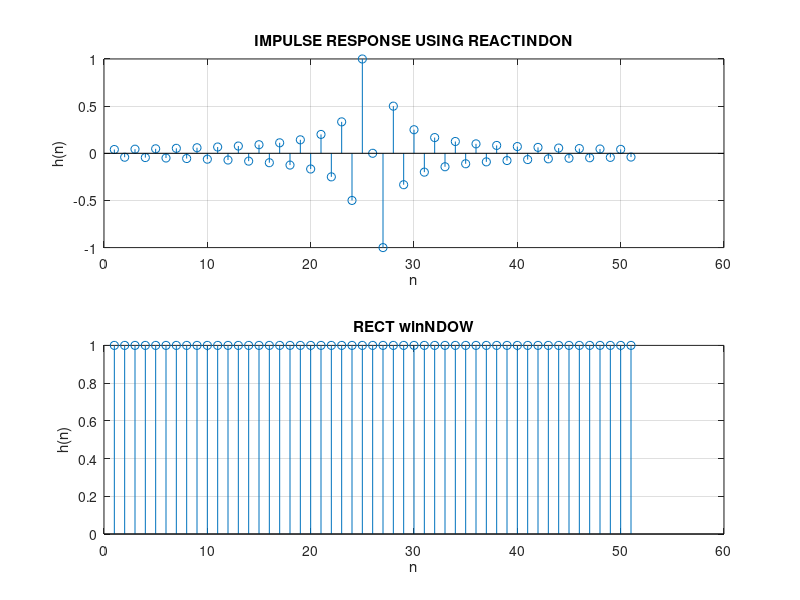
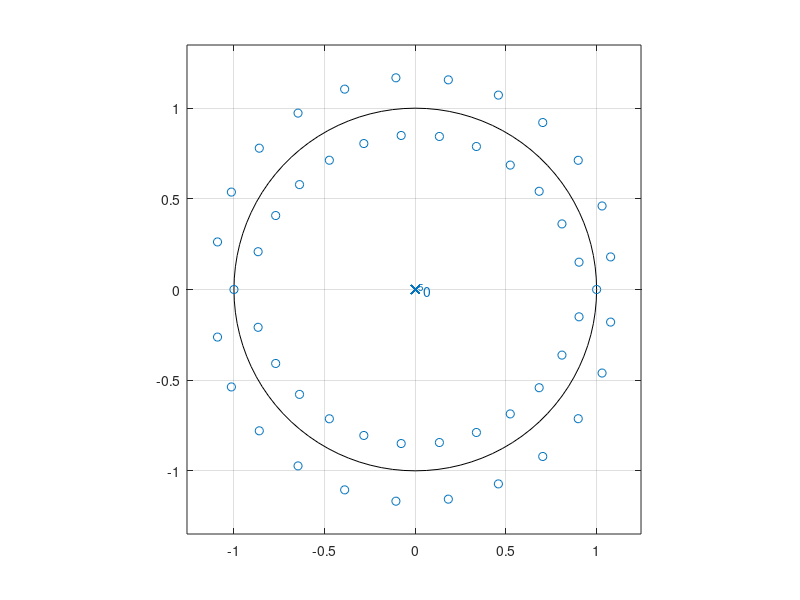
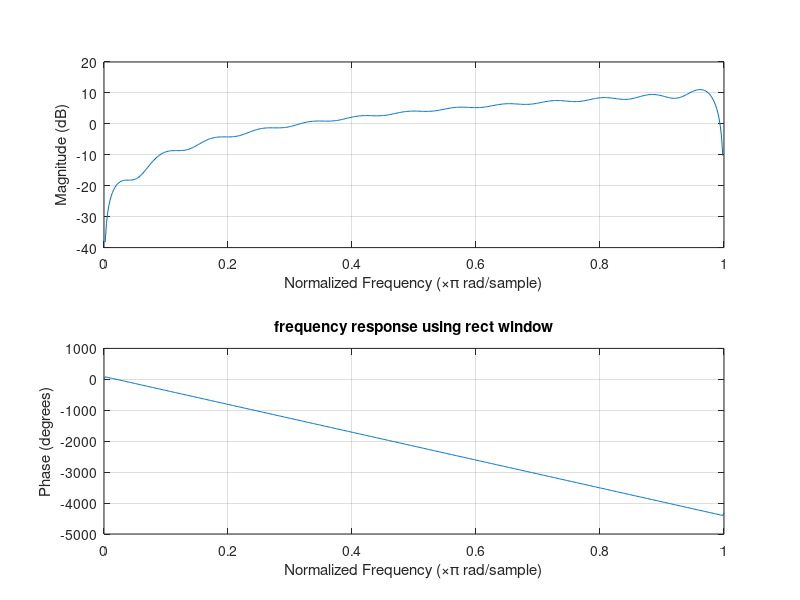

Source code (MATLAB) for these figures, in order:
%%type 3 fir filter (differentiator)

N=51;
n=0:N-1;
wc=0.5*pi;
alpha= (N-1)/2;
h=(cos(pi*(n-alpha)))./(n-alpha)
h(alpha+1)=0;

rectw=ones(1,N); %rectangular window

hrect=h.*rectw;

figure(1);
subplot (2,1,1)
stem(hrect)
grid on
xlabel('n')
ylabel('h(n)')
title ('IMPULSE RESPONSE USING REACTINDON');
subplot (2,1,2)
stem (rectw)
grid on
xlabel('n')
ylabel('h(n)')
title ('RECT winNDOW');
figure(3);
freqz(hrect);
title('frequency response using rect window')
figure,
zplane (hrect, 1)
